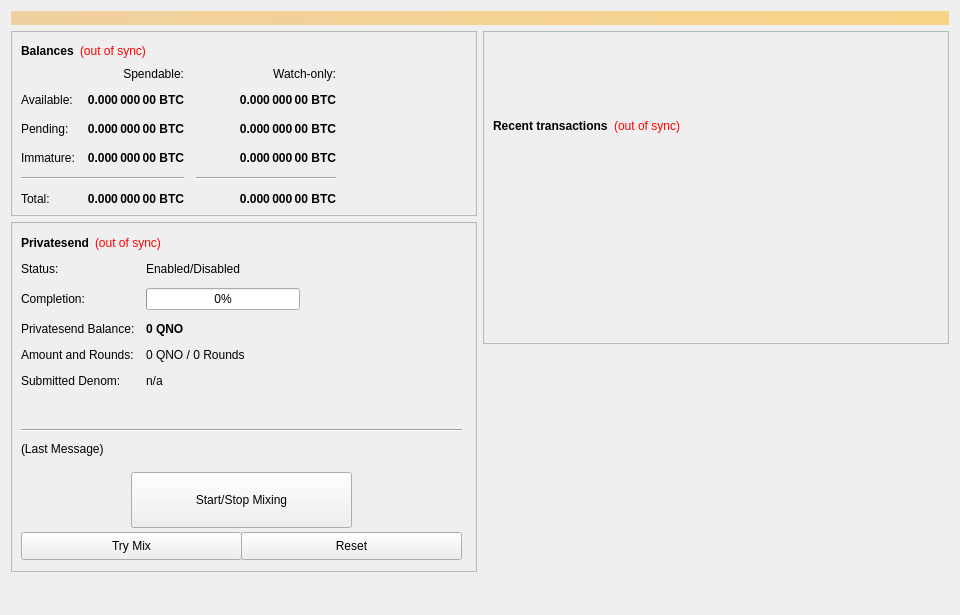
<?xml version="1.0" encoding="UTF-8"?>
<ui version="4.0">
 <class>OverviewPage</class>
 <widget class="QWidget" name="OverviewPage">
  <property name="geometry">
   <rect>
    <x>0</x>
    <y>0</y>
    <width>960</width>
    <height>615</height>
   </rect>
  </property>
  <property name="minimumSize">
   <size>
    <width>960</width>
    <height>0</height>
   </size>
  </property>
  <property name="windowTitle">
   <string>Form</string>
  </property>
  <layout class="QVBoxLayout" name="topLayout">
   <item>
    <widget class="QLabel" name="labelAlerts">
     <property name="visible">
      <bool>false</bool>
     </property>
     <property name="styleSheet">
      <string notr="true">background-color: qlineargradient(x1: 0, y1: 0, x2: 1, y2: 0, stop:0 #F0D0A0, stop:1 #F8D488); color:#000000;</string>
     </property>
     <property name="wordWrap">
      <bool>true</bool>
     </property>
     <property name="margin">
      <number>3</number>
     </property>
    </widget>
   </item>
   <item>
    <layout class="QHBoxLayout" name="horizontalLayout" stretch="1,1">
     <item>
      <layout class="QVBoxLayout" name="verticalLayout_2">
       <item>
        <widget class="QFrame" name="frame">
         <property name="frameShape">
          <enum>QFrame::StyledPanel</enum>
         </property>
         <property name="frameShadow">
          <enum>QFrame::Raised</enum>
         </property>
         <layout class="QVBoxLayout" name="verticalLayout_4">
          <item>
           <layout class="QHBoxLayout" name="horizontalLayout_4">
            <item>
             <widget class="QLabel" name="label_5">
              <property name="font">
               <font>
                <weight>75</weight>
                <bold>true</bold>
               </font>
              </property>
              <property name="text">
               <string>Balances</string>
              </property>
             </widget>
            </item>
            <item>
             <widget class="QLabel" name="labelWalletStatus">
              <property name="cursor">
               <cursorShape>WhatsThisCursor</cursorShape>
              </property>
              <property name="toolTip">
               <string>The displayed information may be out of date. Your wallet automatically synchronizes with the Qyno network after a connection is established, but this process has not completed yet.</string>
              </property>
              <property name="styleSheet">
               <string notr="true">QLabel { color: red; }</string>
              </property>
              <property name="text">
               <string notr="true">(out of sync)</string>
              </property>
              <property name="alignment">
               <set>Qt::AlignLeading|Qt::AlignLeft|Qt::AlignVCenter</set>
              </property>
             </widget>
            </item>
            <item>
             <spacer name="horizontalSpacer_3">
              <property name="orientation">
               <enum>Qt::Horizontal</enum>
              </property>
              <property name="sizeHint" stdset="0">
               <size>
                <width>40</width>
                <height>20</height>
               </size>
              </property>
             </spacer>
            </item>
           </layout>
          </item>
          <item>
           <layout class="QGridLayout" name="gridLayout">
            <property name="spacing">
             <number>12</number>
            </property>
            <item row="2" column="2">
             <widget class="QLabel" name="labelWatchPending">
              <property name="font">
               <font>
                <weight>75</weight>
                <bold>true</bold>
               </font>
              </property>
              <property name="cursor">
               <cursorShape>IBeamCursor</cursorShape>
              </property>
              <property name="toolTip">
               <string>Unconfirmed transactions to watch-only addresses</string>
              </property>
              <property name="text">
               <string notr="true">0.000 000 00 BTC</string>
              </property>
              <property name="alignment">
               <set>Qt::AlignRight|Qt::AlignTrailing|Qt::AlignVCenter</set>
              </property>
              <property name="textInteractionFlags">
               <set>Qt::LinksAccessibleByMouse|Qt::TextSelectableByKeyboard|Qt::TextSelectableByMouse</set>
              </property>
             </widget>
            </item>
            <item row="2" column="1">
             <widget class="QLabel" name="labelUnconfirmed">
              <property name="font">
               <font>
                <weight>75</weight>
                <bold>true</bold>
               </font>
              </property>
              <property name="cursor">
               <cursorShape>IBeamCursor</cursorShape>
              </property>
              <property name="toolTip">
               <string>Total of transactions that have yet to be confirmed, and do not yet count toward the spendable balance</string>
              </property>
              <property name="text">
               <string notr="true">0.000 000 00 BTC</string>
              </property>
              <property name="alignment">
               <set>Qt::AlignRight|Qt::AlignTrailing|Qt::AlignVCenter</set>
              </property>
              <property name="textInteractionFlags">
               <set>Qt::LinksAccessibleByMouse|Qt::TextSelectableByKeyboard|Qt::TextSelectableByMouse</set>
              </property>
             </widget>
            </item>
            <item row="3" column="2">
             <widget class="QLabel" name="labelWatchImmature">
              <property name="font">
               <font>
                <weight>75</weight>
                <bold>true</bold>
               </font>
              </property>
              <property name="cursor">
               <cursorShape>IBeamCursor</cursorShape>
              </property>
              <property name="toolTip">
               <string>Staked or masternode rewards in watch-only addresses that has not yet matured</string>
              </property>
              <property name="text">
               <string notr="true">0.000 000 00 BTC</string>
              </property>
              <property name="alignment">
               <set>Qt::AlignRight|Qt::AlignTrailing|Qt::AlignVCenter</set>
              </property>
              <property name="textInteractionFlags">
               <set>Qt::LinksAccessibleByMouse|Qt::TextSelectableByKeyboard|Qt::TextSelectableByMouse</set>
              </property>
             </widget>
            </item>
            <item row="4" column="0" colspan="2">
             <widget class="Line" name="lineSpendableBalance">
              <property name="orientation">
               <enum>Qt::Horizontal</enum>
              </property>
             </widget>
            </item>
            <item row="4" column="2">
             <widget class="Line" name="lineWatchBalance">
              <property name="sizePolicy">
               <sizepolicy hsizetype="Preferred" vsizetype="Fixed">
                <horstretch>0</horstretch>
                <verstretch>0</verstretch>
               </sizepolicy>
              </property>
              <property name="minimumSize">
               <size>
                <width>140</width>
                <height>0</height>
               </size>
              </property>
              <property name="orientation">
               <enum>Qt::Horizontal</enum>
              </property>
             </widget>
            </item>
            <item row="5" column="0">
             <widget class="QLabel" name="labelTotalText">
              <property name="text">
               <string>Total:</string>
              </property>
             </widget>
            </item>
            <item row="3" column="1">
             <widget class="QLabel" name="labelImmature">
              <property name="font">
               <font>
                <weight>75</weight>
                <bold>true</bold>
               </font>
              </property>
              <property name="cursor">
               <cursorShape>IBeamCursor</cursorShape>
              </property>
              <property name="toolTip">
               <string>Staked or masternode rewards that has not yet matured</string>
              </property>
              <property name="text">
               <string notr="true">0.000 000 00 BTC</string>
              </property>
              <property name="alignment">
               <set>Qt::AlignRight|Qt::AlignTrailing|Qt::AlignVCenter</set>
              </property>
              <property name="textInteractionFlags">
               <set>Qt::LinksAccessibleByMouse|Qt::TextSelectableByKeyboard|Qt::TextSelectableByMouse</set>
              </property>
             </widget>
            </item>
            <item row="2" column="3">
             <spacer name="horizontalSpacer_2">
              <property name="orientation">
               <enum>Qt::Horizontal</enum>
              </property>
              <property name="sizeHint" stdset="0">
               <size>
                <width>40</width>
                <height>20</height>
               </size>
              </property>
             </spacer>
            </item>
            <item row="3" column="0">
             <widget class="QLabel" name="labelImmatureText">
              <property name="text">
               <string>Immature:</string>
              </property>
             </widget>
            </item>
            <item row="5" column="1">
             <widget class="QLabel" name="labelTotal">
              <property name="font">
               <font>
                <weight>75</weight>
                <bold>true</bold>
               </font>
              </property>
              <property name="cursor">
               <cursorShape>IBeamCursor</cursorShape>
              </property>
              <property name="toolTip">
               <string>Your current total balance</string>
              </property>
              <property name="text">
               <string notr="true">0.000 000 00 BTC</string>
              </property>
              <property name="alignment">
               <set>Qt::AlignRight|Qt::AlignTrailing|Qt::AlignVCenter</set>
              </property>
              <property name="textInteractionFlags">
               <set>Qt::LinksAccessibleByMouse|Qt::TextSelectableByKeyboard|Qt::TextSelectableByMouse</set>
              </property>
             </widget>
            </item>
            <item row="5" column="2">
             <widget class="QLabel" name="labelWatchTotal">
              <property name="font">
               <font>
                <weight>75</weight>
                <bold>true</bold>
               </font>
              </property>
              <property name="cursor">
               <cursorShape>IBeamCursor</cursorShape>
              </property>
              <property name="toolTip">
               <string>Current total balance in watch-only addresses</string>
              </property>
              <property name="text">
               <string notr="true">0.000 000 00 BTC</string>
              </property>
              <property name="alignment">
               <set>Qt::AlignRight|Qt::AlignTrailing|Qt::AlignVCenter</set>
              </property>
              <property name="textInteractionFlags">
               <set>Qt::LinksAccessibleByMouse|Qt::TextSelectableByKeyboard|Qt::TextSelectableByMouse</set>
              </property>
             </widget>
            </item>
            <item row="0" column="2">
             <widget class="QLabel" name="labelWatchonly">
              <property name="text">
               <string>Watch-only:</string>
              </property>
              <property name="alignment">
               <set>Qt::AlignRight|Qt::AlignTrailing|Qt::AlignVCenter</set>
              </property>
             </widget>
            </item>
            <item row="1" column="0">
             <widget class="QLabel" name="labelBalanceText">
              <property name="text">
               <string>Available:</string>
              </property>
             </widget>
            </item>
            <item row="1" column="1">
             <widget class="QLabel" name="labelBalance">
              <property name="font">
               <font>
                <weight>75</weight>
                <bold>true</bold>
               </font>
              </property>
              <property name="cursor">
               <cursorShape>IBeamCursor</cursorShape>
              </property>
              <property name="toolTip">
               <string>Your current spendable balance</string>
              </property>
              <property name="text">
               <string notr="true">0.000 000 00 BTC</string>
              </property>
              <property name="alignment">
               <set>Qt::AlignRight|Qt::AlignTrailing|Qt::AlignVCenter</set>
              </property>
              <property name="textInteractionFlags">
               <set>Qt::LinksAccessibleByMouse|Qt::TextSelectableByKeyboard|Qt::TextSelectableByMouse</set>
              </property>
             </widget>
            </item>
            <item row="1" column="2">
             <widget class="QLabel" name="labelWatchAvailable">
              <property name="font">
               <font>
                <weight>75</weight>
                <bold>true</bold>
               </font>
              </property>
              <property name="cursor">
               <cursorShape>IBeamCursor</cursorShape>
              </property>
              <property name="toolTip">
               <string>Your current balance in watch-only addresses</string>
              </property>
              <property name="text">
               <string notr="true">0.000 000 00 BTC</string>
              </property>
              <property name="alignment">
               <set>Qt::AlignRight|Qt::AlignTrailing|Qt::AlignVCenter</set>
              </property>
              <property name="textInteractionFlags">
               <set>Qt::LinksAccessibleByMouse|Qt::TextSelectableByKeyboard|Qt::TextSelectableByMouse</set>
              </property>
             </widget>
            </item>
            <item row="2" column="0">
             <widget class="QLabel" name="labelPendingText">
              <property name="text">
               <string>Pending:</string>
              </property>
             </widget>
            </item>
            <item row="0" column="1">
             <widget class="QLabel" name="labelSpendable">
              <property name="text">
               <string>Spendable:</string>
              </property>
              <property name="alignment">
               <set>Qt::AlignRight|Qt::AlignTrailing|Qt::AlignVCenter</set>
              </property>
             </widget>
            </item>
           </layout>
          </item>
         </layout>
        </widget>
       </item>
       <item>
        <widget class="QFrame" name="framePrivatesend">
         <property name="minimumSize">
          <size>
           <width>0</width>
           <height>350</height>
          </size>
         </property>
         <property name="layoutDirection">
          <enum>Qt::LeftToRight</enum>
         </property>
         <property name="frameShape">
          <enum>QFrame::StyledPanel</enum>
         </property>
         <property name="frameShadow">
          <enum>QFrame::Raised</enum>
         </property>
         <widget class="QWidget" name="formLayoutWidget">
          <property name="geometry">
           <rect>
            <x>10</x>
            <y>40</y>
            <width>451</width>
            <height>161</height>
           </rect>
          </property>
          <layout class="QFormLayout" name="formLayout">
           <property name="fieldGrowthPolicy">
            <enum>QFormLayout::AllNonFixedFieldsGrow</enum>
           </property>
           <property name="horizontalSpacing">
            <number>11</number>
           </property>
           <property name="verticalSpacing">
            <number>12</number>
           </property>
           <item row="0" column="0">
            <widget class="QLabel" name="label_6">
             <property name="text">
              <string>Status:</string>
             </property>
            </widget>
           </item>
           <item row="1" column="0">
            <widget class="QLabel" name="label_7">
             <property name="text">
              <string>Completion:</string>
             </property>
            </widget>
           </item>
           <item row="1" column="1">
            <widget class="QProgressBar" name="privatesendProgress">
             <property name="maximumSize">
              <size>
               <width>154</width>
               <height>16777215</height>
              </size>
             </property>
             <property name="value">
              <number>0</number>
             </property>
            </widget>
           </item>
           <item row="2" column="0">
            <widget class="QLabel" name="labelAnonymizedText">
             <property name="text">
              <string>Privatesend Balance:</string>
             </property>
            </widget>
           </item>
           <item row="2" column="1">
            <widget class="QLabel" name="labelAnonymized">
             <property name="font">
              <font>
               <weight>75</weight>
               <bold>true</bold>
              </font>
             </property>
             <property name="text">
              <string notr="true">0 QNO</string>
             </property>
            </widget>
           </item>
           <item row="3" column="0">
            <widget class="QLabel" name="label_8">
             <property name="text">
              <string>Amount and Rounds:</string>
             </property>
            </widget>
           </item>
           <item row="3" column="1">
            <widget class="QLabel" name="labelAmountRounds">
             <property name="text">
              <string>0 QNO / 0 Rounds</string>
             </property>
            </widget>
           </item>
           <item row="4" column="0">
            <widget class="QLabel" name="label_9">
             <property name="text">
              <string>Submitted Denom:</string>
             </property>
            </widget>
           </item>
           <item row="4" column="1">
            <widget class="QLabel" name="labelSubmittedDenom">
             <property name="toolTip">
              <string>The denominations you submitted to the Masternode.&lt;br&gt;To mix, other users must submit the exact same denominations.</string>
             </property>
             <property name="text">
              <string>n/a</string>
             </property>
            </widget>
           </item>
           <item row="0" column="1">
            <widget class="QLabel" name="privatesendEnabled">
             <property name="text">
              <string>Enabled/Disabled</string>
             </property>
            </widget>
           </item>
          </layout>
         </widget>
         <widget class="QPushButton" name="runAutoDenom">
          <property name="geometry">
           <rect>
            <x>251</x>
            <y>17</y>
            <width>1</width>
            <height>1</height>
           </rect>
          </property>
          <property name="palette">
           <palette>
            <active>
             <colorrole role="WindowText">
              <brush brushstyle="SolidPattern">
               <color alpha="255">
                <red>0</red>
                <green>0</green>
                <blue>0</blue>
               </color>
              </brush>
             </colorrole>
             <colorrole role="Button">
              <brush brushstyle="SolidPattern">
               <color alpha="255">
                <red>239</red>
                <green>238</green>
                <blue>238</blue>
               </color>
              </brush>
             </colorrole>
             <colorrole role="Light">
              <brush brushstyle="SolidPattern">
               <color alpha="255">
                <red>255</red>
                <green>255</green>
                <blue>255</blue>
               </color>
              </brush>
             </colorrole>
             <colorrole role="Midlight">
              <brush brushstyle="SolidPattern">
               <color alpha="255">
                <red>247</red>
                <green>246</green>
                <blue>246</blue>
               </color>
              </brush>
             </colorrole>
             <colorrole role="Dark">
              <brush brushstyle="SolidPattern">
               <color alpha="255">
                <red>119</red>
                <green>119</green>
                <blue>119</blue>
               </color>
              </brush>
             </colorrole>
             <colorrole role="Mid">
              <brush brushstyle="SolidPattern">
               <color alpha="255">
                <red>159</red>
                <green>159</green>
                <blue>159</blue>
               </color>
              </brush>
             </colorrole>
             <colorrole role="Text">
              <brush brushstyle="SolidPattern">
               <color alpha="255">
                <red>0</red>
                <green>0</green>
                <blue>0</blue>
               </color>
              </brush>
             </colorrole>
             <colorrole role="BrightText">
              <brush brushstyle="SolidPattern">
               <color alpha="255">
                <red>255</red>
                <green>255</green>
                <blue>255</blue>
               </color>
              </brush>
             </colorrole>
             <colorrole role="ButtonText">
              <brush brushstyle="SolidPattern">
               <color alpha="255">
                <red>0</red>
                <green>0</green>
                <blue>0</blue>
               </color>
              </brush>
             </colorrole>
             <colorrole role="Base">
              <brush brushstyle="SolidPattern">
               <color alpha="255">
                <red>255</red>
                <green>255</green>
                <blue>255</blue>
               </color>
              </brush>
             </colorrole>
             <colorrole role="Window">
              <brush brushstyle="SolidPattern">
               <color alpha="255">
                <red>239</red>
                <green>238</green>
                <blue>238</blue>
               </color>
              </brush>
             </colorrole>
             <colorrole role="Shadow">
              <brush brushstyle="SolidPattern">
               <color alpha="255">
                <red>0</red>
                <green>0</green>
                <blue>0</blue>
               </color>
              </brush>
             </colorrole>
             <colorrole role="AlternateBase">
              <brush brushstyle="SolidPattern">
               <color alpha="255">
                <red>247</red>
                <green>246</green>
                <blue>246</blue>
               </color>
              </brush>
             </colorrole>
             <colorrole role="ToolTipBase">
              <brush brushstyle="SolidPattern">
               <color alpha="255">
                <red>255</red>
                <green>255</green>
                <blue>220</blue>
               </color>
              </brush>
             </colorrole>
             <colorrole role="ToolTipText">
              <brush brushstyle="SolidPattern">
               <color alpha="255">
                <red>0</red>
                <green>0</green>
                <blue>0</blue>
               </color>
              </brush>
             </colorrole>
            </active>
            <inactive>
             <colorrole role="WindowText">
              <brush brushstyle="SolidPattern">
               <color alpha="255">
                <red>0</red>
                <green>0</green>
                <blue>0</blue>
               </color>
              </brush>
             </colorrole>
             <colorrole role="Button">
              <brush brushstyle="SolidPattern">
               <color alpha="255">
                <red>239</red>
                <green>238</green>
                <blue>238</blue>
               </color>
              </brush>
             </colorrole>
             <colorrole role="Light">
              <brush brushstyle="SolidPattern">
               <color alpha="255">
                <red>255</red>
                <green>255</green>
                <blue>255</blue>
               </color>
              </brush>
             </colorrole>
             <colorrole role="Midlight">
              <brush brushstyle="SolidPattern">
               <color alpha="255">
                <red>247</red>
                <green>246</green>
                <blue>246</blue>
               </color>
              </brush>
             </colorrole>
             <colorrole role="Dark">
              <brush brushstyle="SolidPattern">
               <color alpha="255">
                <red>119</red>
                <green>119</green>
                <blue>119</blue>
               </color>
              </brush>
             </colorrole>
             <colorrole role="Mid">
              <brush brushstyle="SolidPattern">
               <color alpha="255">
                <red>159</red>
                <green>159</green>
                <blue>159</blue>
               </color>
              </brush>
             </colorrole>
             <colorrole role="Text">
              <brush brushstyle="SolidPattern">
               <color alpha="255">
                <red>0</red>
                <green>0</green>
                <blue>0</blue>
               </color>
              </brush>
             </colorrole>
             <colorrole role="BrightText">
              <brush brushstyle="SolidPattern">
               <color alpha="255">
                <red>255</red>
                <green>255</green>
                <blue>255</blue>
               </color>
              </brush>
             </colorrole>
             <colorrole role="ButtonText">
              <brush brushstyle="SolidPattern">
               <color alpha="255">
                <red>0</red>
                <green>0</green>
                <blue>0</blue>
               </color>
              </brush>
             </colorrole>
             <colorrole role="Base">
              <brush brushstyle="SolidPattern">
               <color alpha="255">
                <red>255</red>
                <green>255</green>
                <blue>255</blue>
               </color>
              </brush>
             </colorrole>
             <colorrole role="Window">
              <brush brushstyle="SolidPattern">
               <color alpha="255">
                <red>239</red>
                <green>238</green>
                <blue>238</blue>
               </color>
              </brush>
             </colorrole>
             <colorrole role="Shadow">
              <brush brushstyle="SolidPattern">
               <color alpha="255">
                <red>0</red>
                <green>0</green>
                <blue>0</blue>
               </color>
              </brush>
             </colorrole>
             <colorrole role="AlternateBase">
              <brush brushstyle="SolidPattern">
               <color alpha="255">
                <red>247</red>
                <green>246</green>
                <blue>246</blue>
               </color>
              </brush>
             </colorrole>
             <colorrole role="ToolTipBase">
              <brush brushstyle="SolidPattern">
               <color alpha="255">
                <red>255</red>
                <green>255</green>
                <blue>220</blue>
               </color>
              </brush>
             </colorrole>
             <colorrole role="ToolTipText">
              <brush brushstyle="SolidPattern">
               <color alpha="255">
                <red>0</red>
                <green>0</green>
                <blue>0</blue>
               </color>
              </brush>
             </colorrole>
            </inactive>
            <disabled>
             <colorrole role="WindowText">
              <brush brushstyle="SolidPattern">
               <color alpha="255">
                <red>119</red>
                <green>119</green>
                <blue>119</blue>
               </color>
              </brush>
             </colorrole>
             <colorrole role="Button">
              <brush brushstyle="SolidPattern">
               <color alpha="255">
                <red>239</red>
                <green>238</green>
                <blue>238</blue>
               </color>
              </brush>
             </colorrole>
             <colorrole role="Light">
              <brush brushstyle="SolidPattern">
               <color alpha="255">
                <red>255</red>
                <green>255</green>
                <blue>255</blue>
               </color>
              </brush>
             </colorrole>
             <colorrole role="Midlight">
              <brush brushstyle="SolidPattern">
               <color alpha="255">
                <red>247</red>
                <green>246</green>
                <blue>246</blue>
               </color>
              </brush>
             </colorrole>
             <colorrole role="Dark">
              <brush brushstyle="SolidPattern">
               <color alpha="255">
                <red>119</red>
                <green>119</green>
                <blue>119</blue>
               </color>
              </brush>
             </colorrole>
             <colorrole role="Mid">
              <brush brushstyle="SolidPattern">
               <color alpha="255">
                <red>159</red>
                <green>159</green>
                <blue>159</blue>
               </color>
              </brush>
             </colorrole>
             <colorrole role="Text">
              <brush brushstyle="SolidPattern">
               <color alpha="255">
                <red>119</red>
                <green>119</green>
                <blue>119</blue>
               </color>
              </brush>
             </colorrole>
             <colorrole role="BrightText">
              <brush brushstyle="SolidPattern">
               <color alpha="255">
                <red>255</red>
                <green>255</green>
                <blue>255</blue>
               </color>
              </brush>
             </colorrole>
             <colorrole role="ButtonText">
              <brush brushstyle="SolidPattern">
               <color alpha="255">
                <red>119</red>
                <green>119</green>
                <blue>119</blue>
               </color>
              </brush>
             </colorrole>
             <colorrole role="Base">
              <brush brushstyle="SolidPattern">
               <color alpha="255">
                <red>239</red>
                <green>238</green>
                <blue>238</blue>
               </color>
              </brush>
             </colorrole>
             <colorrole role="Window">
              <brush brushstyle="SolidPattern">
               <color alpha="255">
                <red>239</red>
                <green>238</green>
                <blue>238</blue>
               </color>
              </brush>
             </colorrole>
             <colorrole role="Shadow">
              <brush brushstyle="SolidPattern">
               <color alpha="255">
                <red>0</red>
                <green>0</green>
                <blue>0</blue>
               </color>
              </brush>
             </colorrole>
             <colorrole role="AlternateBase">
              <brush brushstyle="SolidPattern">
               <color alpha="255">
                <red>239</red>
                <green>238</green>
                <blue>238</blue>
               </color>
              </brush>
             </colorrole>
             <colorrole role="ToolTipBase">
              <brush brushstyle="SolidPattern">
               <color alpha="255">
                <red>255</red>
                <green>255</green>
                <blue>220</blue>
               </color>
              </brush>
             </colorrole>
             <colorrole role="ToolTipText">
              <brush brushstyle="SolidPattern">
               <color alpha="255">
                <red>0</red>
                <green>0</green>
                <blue>0</blue>
               </color>
              </brush>
             </colorrole>
            </disabled>
           </palette>
          </property>
          <property name="focusPolicy">
           <enum>Qt::NoFocus</enum>
          </property>
          <property name="autoFillBackground">
           <bool>true</bool>
          </property>
          <property name="text">
           <string/>
          </property>
          <property name="flat">
           <bool>true</bool>
          </property>
         </widget>
         <widget class="QPushButton" name="togglePrivatesend">
          <property name="geometry">
           <rect>
            <x>120</x>
            <y>250</y>
            <width>221</width>
            <height>56</height>
           </rect>
          </property>
          <property name="sizePolicy">
           <sizepolicy hsizetype="MinimumExpanding" vsizetype="Fixed">
            <horstretch>0</horstretch>
            <verstretch>0</verstretch>
           </sizepolicy>
          </property>
          <property name="text">
           <string>Start/Stop Mixing</string>
          </property>
         </widget>
         <widget class="Line" name="lineLastMessage">
          <property name="geometry">
           <rect>
            <x>10</x>
            <y>200</y>
            <width>441</width>
            <height>16</height>
           </rect>
          </property>
          <property name="orientation">
           <enum>Qt::Horizontal</enum>
          </property>
         </widget>
         <widget class="QLabel" name="privatesendStatus">
          <property name="geometry">
           <rect>
            <x>10</x>
            <y>220</y>
            <width>451</width>
            <height>61</height>
           </rect>
          </property>
          <property name="minimumSize">
           <size>
            <width>288</width>
            <height>43</height>
           </size>
          </property>
          <property name="text">
           <string>(Last Message)</string>
          </property>
          <property name="alignment">
           <set>Qt::AlignLeading|Qt::AlignLeft|Qt::AlignTop</set>
          </property>
          <property name="wordWrap">
           <bool>true</bool>
          </property>
         </widget>
         <widget class="QPushButton" name="privatesendAuto">
          <property name="geometry">
           <rect>
            <x>10</x>
            <y>310</y>
            <width>221</width>
            <height>28</height>
           </rect>
          </property>
          <property name="sizePolicy">
           <sizepolicy hsizetype="MinimumExpanding" vsizetype="Fixed">
            <horstretch>0</horstretch>
            <verstretch>0</verstretch>
           </sizepolicy>
          </property>
          <property name="toolTip">
           <string>Try to manually submit a Privatesend request.</string>
          </property>
          <property name="text">
           <string>Try Mix</string>
          </property>
         </widget>
         <widget class="QPushButton" name="privatesendReset">
          <property name="geometry">
           <rect>
            <x>230</x>
            <y>310</y>
            <width>221</width>
            <height>28</height>
           </rect>
          </property>
          <property name="sizePolicy">
           <sizepolicy hsizetype="MinimumExpanding" vsizetype="Fixed">
            <horstretch>0</horstretch>
            <verstretch>0</verstretch>
           </sizepolicy>
          </property>
          <property name="toolTip">
           <string>Reset the current status of Privatesend (can interrupt Privatesend if it's in the process of Mixing, which can cost you money!)</string>
          </property>
          <property name="autoFillBackground">
           <bool>false</bool>
          </property>
          <property name="text">
           <string>Reset</string>
          </property>
         </widget>
         <widget class="QWidget" name="layoutWidget">
          <property name="geometry">
           <rect>
            <x>10</x>
            <y>10</y>
            <width>431</width>
            <height>22</height>
           </rect>
          </property>
          <layout class="QHBoxLayout" name="horizontalLayout_5">
           <item>
            <widget class="QLabel" name="label_2">
             <property name="font">
              <font>
               <weight>75</weight>
               <bold>true</bold>
              </font>
             </property>
             <property name="text">
              <string>Privatesend</string>
             </property>
            </widget>
           </item>
           <item>
            <widget class="QLabel" name="labelPrivatesendSyncStatus">
             <property name="toolTip">
              <string>The displayed information may be out of date. Your wallet automatically synchronizes with the Qyno network after a connection is established, but this process has not completed yet.</string>
             </property>
             <property name="styleSheet">
              <string notr="true">QLabel { color: red; }</string>
             </property>
             <property name="text">
              <string notr="true">(out of sync)</string>
             </property>
             <property name="alignment">
              <set>Qt::AlignLeading|Qt::AlignLeft|Qt::AlignVCenter</set>
             </property>
            </widget>
           </item>
           <item>
            <spacer name="horizontalSpacer_4">
             <property name="orientation">
              <enum>Qt::Horizontal</enum>
             </property>
             <property name="sizeHint" stdset="0">
              <size>
               <width>40</width>
               <height>20</height>
              </size>
             </property>
            </spacer>
           </item>
          </layout>
         </widget>
        </widget>
       </item>
       <item>
        <spacer name="verticalSpacer">
         <property name="orientation">
          <enum>Qt::Vertical</enum>
         </property>
         <property name="sizeHint" stdset="0">
          <size>
           <width>20</width>
           <height>40</height>
          </size>
         </property>
        </spacer>
       </item>
      </layout>
     </item>
     <item>
      <layout class="QVBoxLayout" name="verticalLayout_3">
       <item>
        <widget class="QFrame" name="frame_2">
         <property name="frameShape">
          <enum>QFrame::StyledPanel</enum>
         </property>
         <property name="frameShadow">
          <enum>QFrame::Raised</enum>
         </property>
         <layout class="QVBoxLayout" name="verticalLayout">
          <item>
           <spacer name="verticalSpacer_3">
            <property name="orientation">
             <enum>Qt::Vertical</enum>
            </property>
            <property name="sizeType">
             <enum>QSizePolicy::Fixed</enum>
            </property>
            <property name="sizeHint" stdset="0">
             <size>
              <width>20</width>
              <height>75</height>
             </size>
            </property>
           </spacer>
          </item>
          <item>
           <layout class="QHBoxLayout" name="horizontalLayout_2">
            <item>
             <widget class="QLabel" name="label_4">
              <property name="font">
               <font>
                <weight>75</weight>
                <bold>true</bold>
               </font>
              </property>
              <property name="text">
               <string>Recent transactions</string>
              </property>
             </widget>
            </item>
            <item>
             <widget class="QLabel" name="labelTransactionsStatus">
              <property name="cursor">
               <cursorShape>WhatsThisCursor</cursorShape>
              </property>
              <property name="toolTip">
               <string>The displayed information may be out of date. Your wallet automatically synchronizes with the Qyno network after a connection is established, but this process has not completed yet.</string>
              </property>
              <property name="styleSheet">
               <string notr="true">QLabel { color: red; }</string>
              </property>
              <property name="text">
               <string notr="true">(out of sync)</string>
              </property>
              <property name="alignment">
               <set>Qt::AlignRight|Qt::AlignTrailing|Qt::AlignVCenter</set>
              </property>
             </widget>
            </item>
            <item>
             <spacer name="horizontalSpacer">
              <property name="orientation">
               <enum>Qt::Horizontal</enum>
              </property>
              <property name="sizeHint" stdset="0">
               <size>
                <width>40</width>
                <height>20</height>
               </size>
              </property>
             </spacer>
            </item>
           </layout>
          </item>
          <item>
           <widget class="QListView" name="listTransactions">
            <property name="styleSheet">
             <string notr="true">QListView { background: transparent; }</string>
            </property>
            <property name="frameShape">
             <enum>QFrame::NoFrame</enum>
            </property>
            <property name="verticalScrollBarPolicy">
             <enum>Qt::ScrollBarAlwaysOff</enum>
            </property>
            <property name="horizontalScrollBarPolicy">
             <enum>Qt::ScrollBarAlwaysOff</enum>
            </property>
            <property name="selectionMode">
             <enum>QAbstractItemView::NoSelection</enum>
            </property>
           </widget>
          </item>
         </layout>
        </widget>
       </item>
       <item>
        <spacer name="verticalSpacer_2">
         <property name="orientation">
          <enum>Qt::Vertical</enum>
         </property>
         <property name="sizeType">
          <enum>QSizePolicy::Expanding</enum>
         </property>
         <property name="sizeHint" stdset="0">
          <size>
           <width>20</width>
           <height>40</height>
          </size>
         </property>
        </spacer>
       </item>
      </layout>
     </item>
    </layout>
   </item>
  </layout>
 </widget>
 <resources/>
 <connections/>
</ui>
